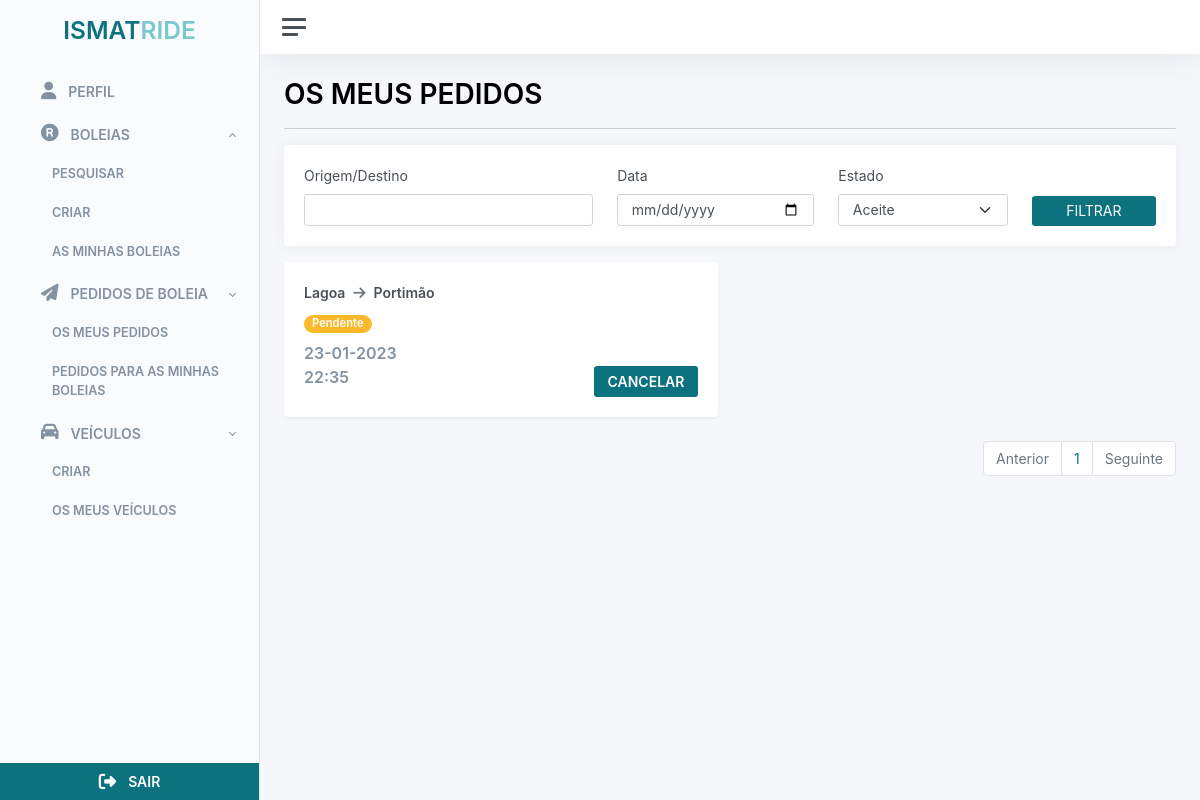
/ride-requests/list (signed in), run on the app's committed database.
### src/rides/rides.py (models this page shows)
class Ride(db.Model):
    __tablename__ = 'ride'
    id = db.Column(db.Integer, primary_key=True)
    start_time = db.Column(db.DateTime)
    end_time = db.Column(db.DateTime)
    driver_id = db.Column('driver_id', db.ForeignKey('user.id'))
    driver = db.relationship('User', backref='ride')
    passengers = db.relationship('User', secondary=ride_passengers, backref='rides')
    vehicle_id = db.Column('vehicle_id', db.ForeignKey('vehicle.id'))
    vehicle = db.relationship('Vehicle', backref='ride')
    origin = db.Column(db.String(100))
    destiny = db.Column(db.String(100))
    seats = db.Column(db.Integer())
    cost = db.Column(db.Float, default=0.0)
    is_return_trip = db.Column(db.Boolean, default=False)
    createdAt = db.Column(db.DateTime, default=datetime.datetime.now)
    updatedAt = db.Column(db.DateTime, default=datetime.datetime.now)
    status_id = db.Column('status_id', db.ForeignKey('ride_status.id'))
    status = db.relationship('RideStatus', backref='ride')

### src/ride_requests/ride_requests.py (models this page shows)
class RideRequestState(db.Model):
   __tablename__ = 'ride_request_state'
   id = db.Column(db.Integer, primary_key=True)
   name = db.Column(db.String(20))

### src/ride_requests/routes.py (the view)
@ride_requests_bp.route("/list")
@login_required
def my_requests_list():
    page = request.args.get('page', 1, type=int)
    query = RideRequest.query.filter(RideRequest.user_id == current_user.id)
    if request.args.get("name"):
        query = query.filter(or_(
            User.first_name.contains(request.args.get("name")),
            User.last_name.contains(request.args.get("name"))
            ))
    if request.args.get("origin"):
        query = query.join(Ride, RideRequest.ride).filter(or_(
            Ride.origin.contains(request.args.get("origin")),
            Ride.destiny.contains(request.args.get("origin"))
            ))
    if request.args.get("date"):
        query = query.filter(func.date(RideRequest.createdAt) == request.args.get("date"))
    if request.args.get("status"):
        query = query.filter(RideRequest.ride_request_state_id == request.args.get("status"))
    query = query.paginate(page=page, per_page=ITEMS_PER_PAGE)
    response = {'items': list(), 'iter_pages': query.iter_pages, 'page': page, 'pages': query.pages, 'next_num': query.next_num}
    my_requests_lid = list()
    time_format = "%Y-%d-%m %H:%M:%S"
    currentTime = datetime.datetime.strptime(datetime.datetime.now().strftime(time_format), time_format)
    for item in query:
        my_requests_lid.append(
            MyRequestsListDto(item.id, item.ride.origin, item.ride.destiny, item.ride_request_state.name,
            item.ride.start_time.strftime('%d-%m-%Y'), item.ride.start_time.strftime('%H:%M'), get_is_cancalable(currentTime,
            datetime.datetime.strptime(item.ride.start_time.strftime(time_format), time_format),
            item.ride_request_state.name))
        )
    response['items'] = my_requests_lid
    if my_requests_lid.__len__() == 0:
        return(render_template("ride_requests/my_requests_no_data.html"))
    return render_template("ride_requests/my_requests.html", request_list = response)

### src/ride_requests/routes.py (called while the page is built)
def get_is_cancalable(currentTime, rideTime, rideStatus):
    time_dif = (rideTime - currentTime) // timedelta(minutes=1)
    if rideStatus == "Aceite" or rideStatus == "Pendente":
        if time_dif > 30:
            return 'True'
        return 'False'
    return 'False'

### src/users/users.py (called while the page is built)
	def get_initials(self):
		first_name_initial = str.upper(self.first_name[0])
		last_name_initial = str.upper(self.last_name[0])
		return f'{first_name_initial}{last_name_initial}'

### src/templates/ride_requests/my_requests.html (shortened to what this page needs)
{% extends 'base/base_client.html' %}  {% block container_title %} OS MEUS PEDIDOS {% endblock
container_title %} {% block filters %}
<form action="{{ url_for('ride_requests.my_requests_list') }}" method="get">
  <div class="card mb-3">
    <div class="card-body">
      <div
        class="d-flex flex-row flex-wrap gap-4 justify-content-center align-items-end justify-content-sm-start"
      >
        <div class="flex-fill">
          <label class="form-label secondary-secondary-text-color"
            >Origem/Destino</label
          >
          <input
            type="text"
            value="{{ request.args.get('origin') or ''}}"
            name="origin"
            class="form-control"
          />
        </div>
        <div class="flex-fill">
          <label class="form-label secondary-secondary-text-color">Data</label>
          <input
            type="date"
            value="{{ request.args.get('date') or ''}}"
            name="date"
            class="form-control"
          />
        </div>
        <div class="flex-fill">
          <label class="form-label secondary-secondary-text-color"
            >Estado</label
          >
          <select name="status" class="form-select">
            <option id="1" value="1">Aceite</option>
          </select>
        </div>
        <div class="flex-fill justify-content-center">
          <button class="btn btn-primary flex-fill w-100" type="submit">
            FILTRAR
          </button>
        </div>
      </div>
    </div>
  </div>
</form>
{% endblock filters %} {%block content %}
<div class="row justify-content-start">
  {% for item in request_list['items'] %}
  <div class="col-12 col-md-6 col-lg-6">
    <div class="card shadow">
      <div class="card-body">
        <div class="row align-items-end justify-content-center">
          <div class="col-7">
            <div class="row align-items-center mb-2">
              <div class="col">
                <span class="fw-bold font-14px me-1">{{item.source}}</span>
                <i class="fa-solid fa-arrow-right icon-color me-1"></i>
                <span class="fw-bold font-14px">{{item.destination}}</span>
              </div>
            </div>
            <div class="row align-items-center mb-2">
              <div class="col">
                {% if "Aceite" == item.status %}
                <span class="badge rounded-pill bg-success font-14px ps-2 pe-2"
                  >{{item.status}}</span
                >
                {% elif "Pendente" == item.status %}
                <span class="badge rounded-pill bg-warning font-14px ps-2 pe-2"
                  >{{item.status}}</span
                >
                {% elif "Rejeitada" == item.status %}
                <span class="badge rounded-pill bg-danger font-14px ps-2 pe-2"
                  >{{item.status}}</span
                >
                {% elif "Cancelada" == item.status %}
                <span class="badge rounded-pill bg-danger font-14px ps-2 pe-2"
                  >{{item.status}}</span
                >
                {% endif %}
              </div>
            </div>
            <div class="row align-items-center">
              <div class="col">
                <span class="font-16px fw-bold text-color"
                  >{{item.starting_date}}</span
                >
              </div>
            </div>
            <div class="row align-items-center mb-2">
              <div class="col">
                <span class="font-16px fw-bold text-color"
                  >{{item.starting_hour}}</span
                >
              </div>
            </div>
          </div>
          <div class="col-5 d-flex justify-content-end">
            <form
              action="{{ url_for('ride_requests.cancel_request', id=item.id) }}"
              method="post"
            >
              {% if 'True' == item.isCancelable %}
              <button type="submit" class="btn btn-primary w-100">
                <span class="fw-bold">CANCELAR</span>
              </button>
              {% elif 'False' == item.isCancelable %}
              <button class="btn btn-primary w-100 disabled">
                <span class="fw-bold">CANCELAR</span>
              </button>
              {% endif %}
            </form>
          </div>
        </div>
      </div>
    </div>
  </div>
  {% endfor %}
</div>
<div
  class="d-flex align-items-center justify-content-center justify-content-md-end"
>
  <ul class="pagination">
    <li class="page-item {% if request_list.page == 1 %}disabled{% endif %}">
      <a
        class="page-link"
        href="{{ url_for('ride_requests.my_requests_list', page=request_list.prev_num) }}"
        tabindex="-1"
        >Anterior</a
      >
    </li>
    {% for page_num in request_list.iter_pages(left_edge=1, right_edge=1,
    left_current=1, right_current=2) %} {% if page_num %} {% if
    request_list.page == page_num %}
    <li class="page-item">
      <a
        href="{{ url_for('ride_requests.my_requests_list', page=page_num) }}"
        class="page-link"
      >
        {{ page_num }}
      </a>
    </li>
    {% endif %} {% else %} ... {% endif %} {% endfor %}
    <li
      class="page-item {% if request_list.page == request_list.pages %}disabled{% endif %}"
    >
      <a
        class="page-link"
        href="{{ url_for('ride_requests.my_requests_list', page=request_list.next_num) }}"
        tabindex="-1"
        >Seguinte</a
      >
    </li>
  </ul>
</div>
{% endblock content %}

### src/static/styles/global.css (style rules this page uses)
.icon-color { color: #6c757d; }
.text-color { color: #8391a2 !important; }
.btn-primary { background-color: #0c727d !important; border: none !important; }
.font-16px { font-size: 16px; }
i { color: #6c757d; }
a { text-decoration: none !important; }
.pagination { display: flex; padding-left: 0; list-style: none; border-radius: 0.25rem; }
.page-link { position: relative; display: block; padding: 0.5rem 0.75rem; margin-left: -1px; line-height: 1.25; color: #0c727d; background-color: #fff; border: 1px solid #dee2e6; }
.page-link:not(:disabled):not(.disabled) { cursor: pointer; }
.page-item:first-child .page-link { margin-left: 0; border-top-left-radius: 0.25rem; border-bottom-left-radius: 0.25rem; }
.page-item:last-child .page-link { border-top-right-radius: 0.25rem; border-bottom-right-radius: 0.25rem; }
.page-item.disabled .page-link { color: #6c757d; pointer-events: none; cursor: auto; background-color: #fff; border-color: #dee2e6; }

### data on the page
Ride: source "Lagoa", destination "Portimão"
RideRequestState: status "Pendente"

### other printed values
{{ item.starting_date }} "23-01-2023"
{{ item.starting_hour }} "22:35"
{{ page_num }} "1"
